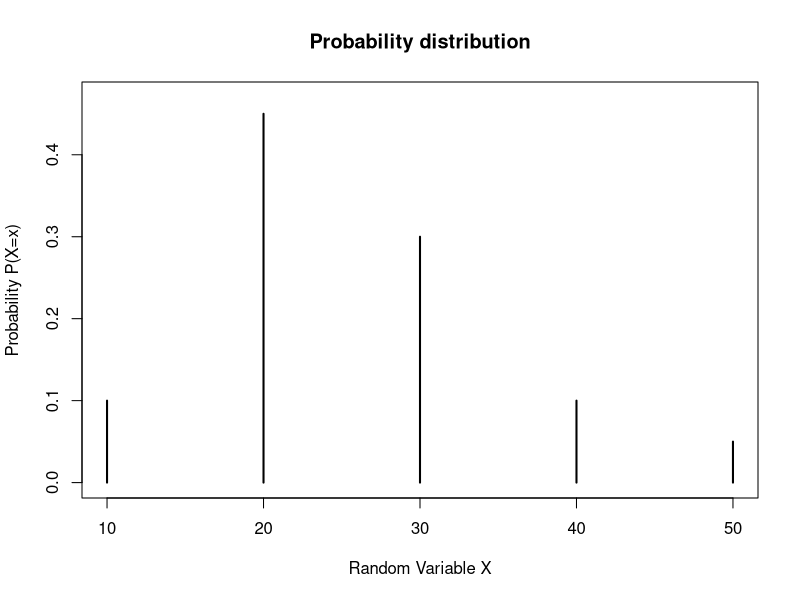
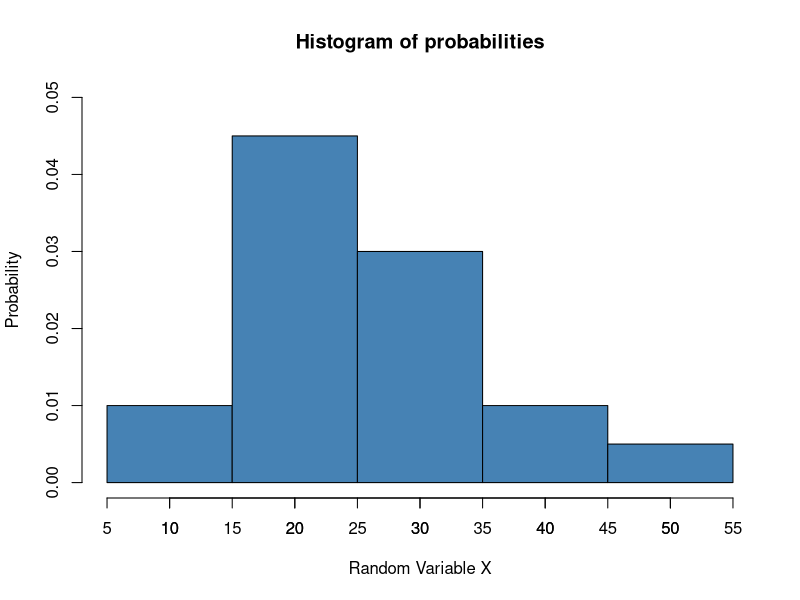
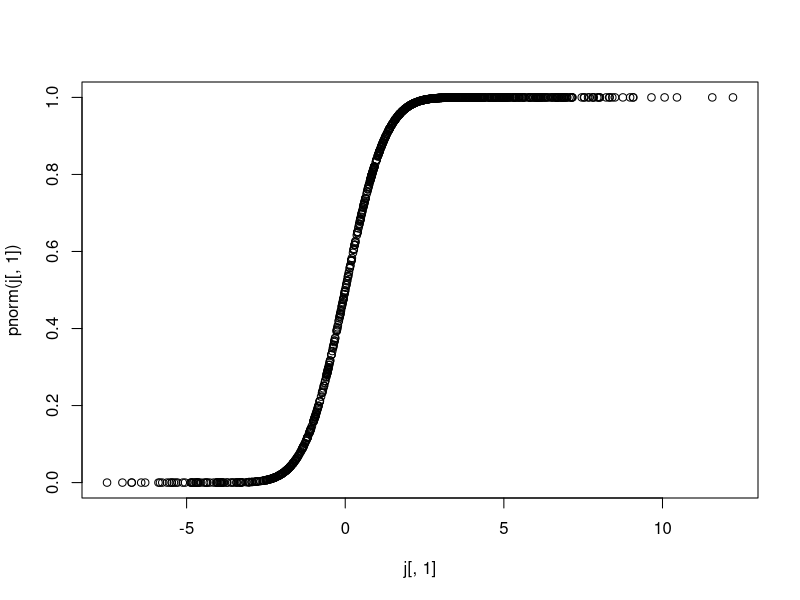
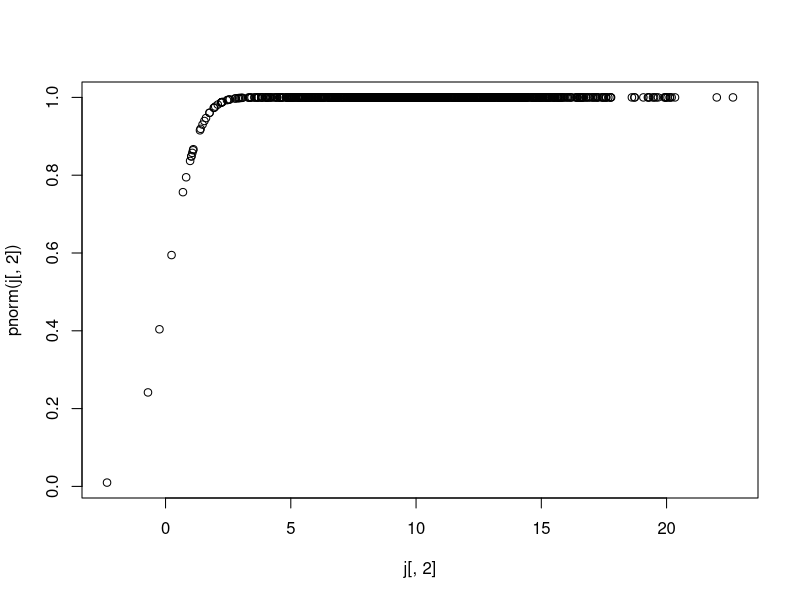
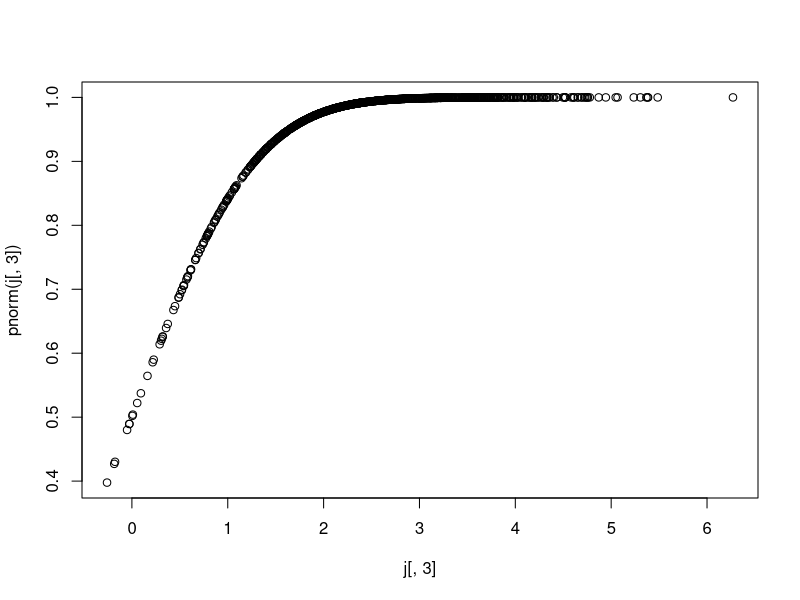
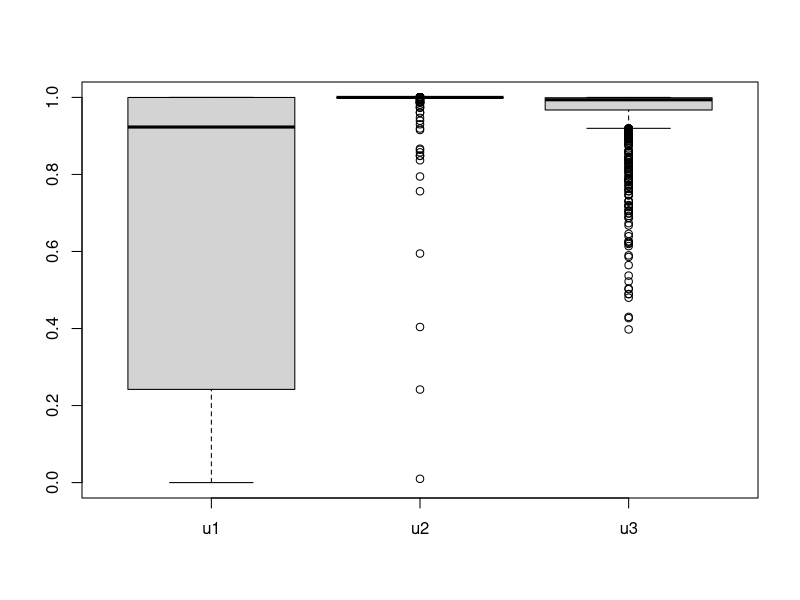
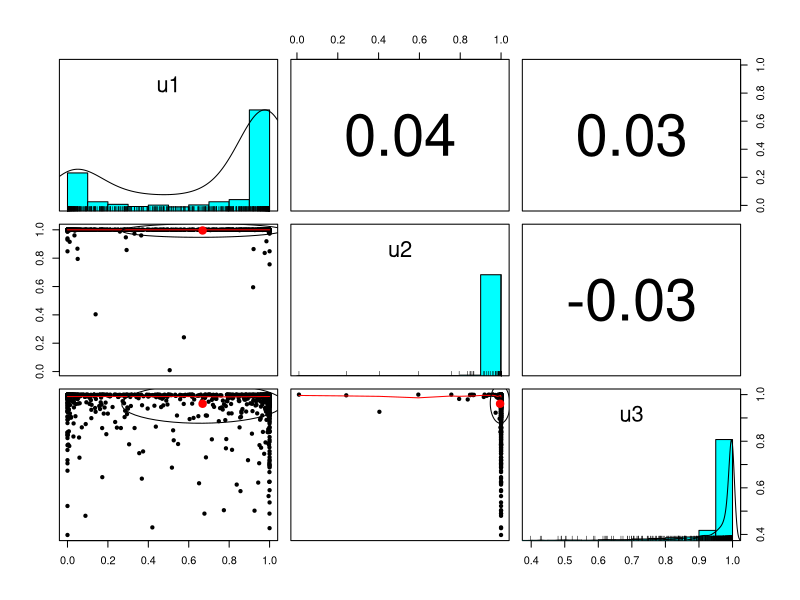
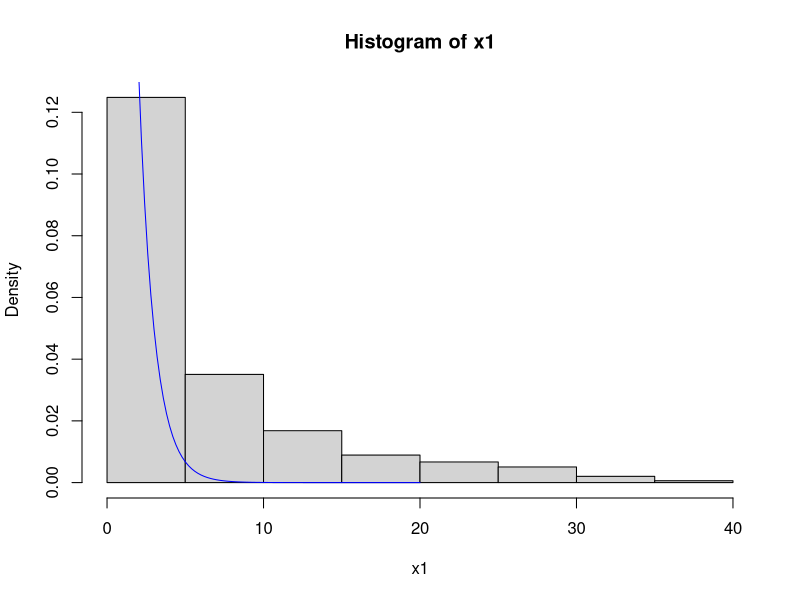

Write the R code that produced these figures, in order.
## ---- chunk 1
library(psych)
library(ggplot2)
## ---- chunk 2
X <- c(10, 20, 30, 40, 50)
p_X <- c(0.10, 0.45, 0.30, 0.10, 0.05)

plot(X, p_X, type="h", main = "Probability distribution",
     xlab="Random Variable X",ylab="Probability P(X=x)",
     font=1,font.lab=1, lwd = 2, ylim = c(0, 0.47))
## ---- chunk 3
data <- rep(X, times = p_X * 100)

hist(data, breaks = c(5, 15, 25, 35, 45, 55), ylim = c(0, 0.05),
     freq = FALSE, col = "#4682B4", border = "black",
     main = "Histogram of probabilities",
     xlab = "Random Variable X", ylab = "Probability")
axis(1, at = seq(5, 55, by = 5), labels = seq(5, 55, by = 5))

## ---- chunk 4
gera.mult.chol<-function(v.medias, sigma, iteracoes)
  {
  mu<-v.medias
  fc<-chol(sigma) #matriz da cholesky
  iter<-iteracoes
  p<-length(fc[1,])
  variaveis<-matrix(99,iter,p)
  for (i in 1:iter)
    {
    #gerar o vetor z a partir da distribuicao desejada, de dimencao px1
    z<-rnorm(p) #usando aqui a distribuicao normal(0,1)
    #obter o vetor multivariado, de dimensao px1, fazendo
    variaveis[i,]<-mu+t(fc)%*%z #mu eh um vetor de medias px1
    }
  return(variaveis)
  }
## ---- chunk 5
u <- c(1.5, 10, 2.5) # Adjusted means for X, Y, and Z
sigma <- matrix(c(10, 2, 0.3,
                  2, 16, -0.5,
                 0.3, -0.5, 1), ncol = 3) # Covariance matrix
## ---- chunk 6
set.seed(123)
j <- gera.mult.chol(v.medias = u, sigma = sigma, iteracoes = 1000)
cov(j)
## ---- chunk 7
sigma
## ---- chunk 8
cov(j)
## ---- chunk 9
# usar o método da transformação inversa
u1<-pnorm(j[,1])
plot(j[,1],pnorm(j[,1]))
u2<-pnorm(j[,2])

plot(j[,2],pnorm(j[,2]))
u3<-pnorm(j[,3])
plot(j[,3],pnorm(j[,3]))
# obter a matriz de v.a. uniformemente distribuidas
u<-cbind(u1,u2,u3)
head(u)
summary(u)
boxplot(u)
pairs.panels(u)
## ---- chunk 10
#supor as novas variaveis de interesse. Fazer x = F^-1(u)
#exponencial
x1<-qexp(u1)
hist(x1,prob=T)
curve(dexp(x),0,20,add=T,col="blue")
#normal
x2<-qnorm(u2,10,4)
hist(x2,prob=T)
curve(dnorm(x,4,2),-6,15,add=T,col="blue")
#t  
# x3<-qt(u3, df = 5)
# hist(x3,prob=T)
# curve(dt(x,5),-5, 5,add=T,col="blue")
x3<-ifelse(u3<1/3,2,4) #supondo uma v.a.d onde x=2 com prob 1/3 e x=4 com prob 2/3
plot(table(x3)/length(x3))
# x3 <- sqrt(u3)
## ---- chunk 11
breaks <- quantile(j[, 3], probs = c(0, 0.1, 0.3, 0.6, 1)) 

# Transformar os valores contínuos em categorias 1, 2, 3, 4
j[, 3] <- cut(j[, 3], breaks = breaks, labels = 1:4, include.lowest = TRUE)

# Converter para valores numéricos
j[, 3] <- as.numeric(j[, 3])
## ---- chunk 12
j[, 1] <- pnorm(j[,1])

# Aplicar a inversa da CDF para ajustar à distribuição X ~ 3x^2
j[, 1] <- j[, 1]^(1/3)

# Ajustar os valores para o intervalo (0, 3)
j[, 1] <- j[, 1] * 3
## ---- chunk 13
iter<-1000
X<-NULL
for (i in 1:iter)
  {
  k<-10
  z<-rnorm(k)
  X[i]<-sum(z^2)
}
## ---- chunk 14
ggplot() +
  geom_histogram(aes(x = X, after_stat(density)), color = "black") +
  stat_function(fun = function(x) dchisq(x,k), color = "tomato", linewidth = 1.5) +
  ylab("Density") +
  theme_bw()

## ---- chunk 15
mean(X)
## ---- chunk 16
mean(X^2) - mean(X)^2
## ---- chunk 17
iter<-1000
X<-NULL
mu = 10
vari = 8
for (i in 1:iter)
  {
  k<-10
  z<-rnorm(k, mean = mu, sd = sqrt(vari))
  X[i]<-sum(z^2)
}
## ---- chunk 18
ggplot() +
  geom_histogram(aes(x = X, y = after_stat(density)), color = "black") +
  stat_function(fun = function(x) dchisq(x,k), color = "tomato", linewidth = 1.5) +
  xlim(0, max(X)) +
  ylab("Density") +
  theme_bw()
## ---- chunk 19
mean(X)
## ---- chunk 20
mean(X^2) - mean(X)^2
## ---- chunk 21
iter<-1000
X<-NULL
mu = 10
vari = 8
for (i in 1:iter)
  {
  k<-10 
  z<-rnorm(k, mean = mu, sd = sqrt(vari))
  X[i]<-sum((z-mu)^2)/vari
}
## ---- chunk 22
ggplot() +
  geom_histogram(aes(x = X, y = after_stat(density)), color = "black") +
  stat_function(fun = function(x) dchisq(x,k), color = "tomato", linewidth = 1.5) +
  xlim(0, max(X)) +
  ylab("Density") +
  theme_bw()
## ---- chunk 23
mean(X)
## ---- chunk 24
mean(X^2) - mean(X)^2
## ---- chunk 25
iter <- 10000
u <- 25
v <- 20
chi.u <- rchisq(iter, u)
chi.v <- rchisq(iter, v)
Fcalc <- (chi.u/u)/(chi.v/v)
## ---- chunk 26
ggplot() +
  geom_histogram(aes(x = Fcalc, after_stat(density)), color = "black") +
  stat_function(fun = function(x) df(x, u-1, v-1),
                color = "tomato", linewidth = 1.5) +
  ylab("Densidade") +
  theme_bw()

ks.test(Fcalc, "pf", df1 = u - 1, df2 = v - 1)
## ---- chunk 27
iter <- 10000
n1 <- 100
var1 <- 20
n2 <- 120
var2 <- 20
Fcalc <- NULL

for (i in 1:iter) {
  amostra1 <- rnorm(n1, 0, sqrt(var1))
  amostra2 <- rnorm(n2, 0, sqrt(var2))
  Fcalc[i] <- var(amostra1) / var(amostra2)
}
## ---- chunk 28
ggplot() +
  geom_histogram(aes(x = Fcalc, after_stat(density)), color = "black") +
  stat_function(fun = function(x) df(x, n1-1, n2-1),
                color = "tomato", linewidth = 1.5) +
  ylab("Densidade") +
  theme_bw()

ks.test(Fcalc, "pf", df1 = n1 - 1, df2 = n2 - 1)
## ---- chunk 29
iter <- 10000
n1 <- 100
n2 <- 120
Fcalc <- NULL
for (i in 1:iter)
  {
  weibull1 <- rweibull(n1, shape = 2, scale = 20)
  weibull2 <- rweibull(n2, shape = 2, scale = 20)
  Fcalc[i] <- var(weibull1)/var(weibull2)
}
## ---- chunk 30
ggplot() +
  geom_histogram(aes(x = Fcalc, after_stat(density)), color = "black") +
  stat_function(fun = function(x) df(x, n1-1, n2-1),
                color = "tomato",linewidth = 1.5) +
  ylab("Densidade") +
  theme_bw()

ks.test(Fcalc, "pf", df1 = n1 - 1, df2 = n2 - 1)
